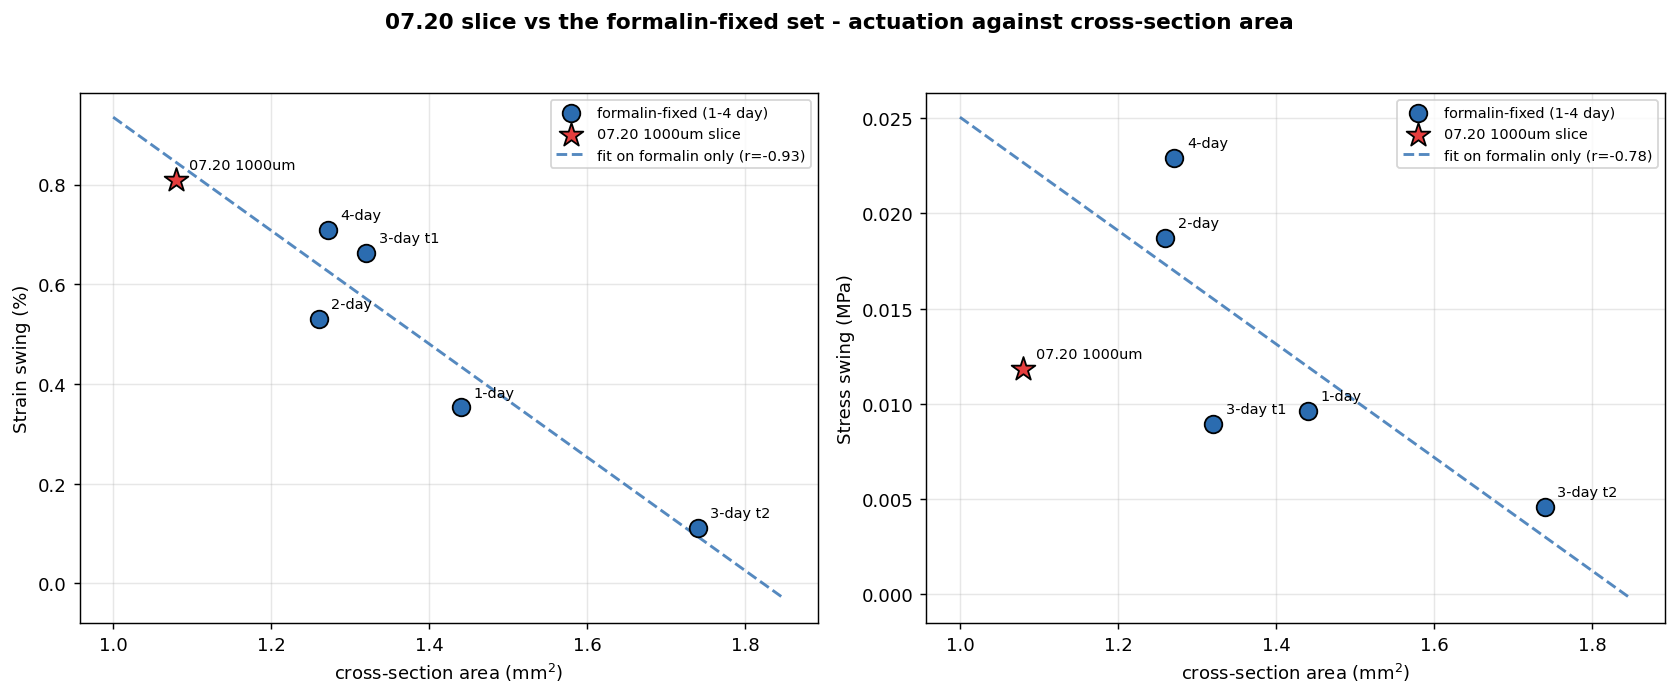

Generate this figure with Python:
"""
Where the 2026-07-20 1000um slice lands against the 1/2/3/4-day formalin-fixed samples.

The formalin set (folder 6.16.26_formalin_fixed_decell_chicken_experiments) found
cross-section AREA to be the dominant correlate of actuation, stronger than fixation
day. That set spans only 1.26-1.74 mm^2. The 07.20 sample measures 1.08 mm^2, so it
extends the tissue area range downward by ~15% and acts as an out-of-sample test of
the area trend rather than another point inside it.

All values are final-cycle swings. NOTE the correction pipelines differ slightly:
the formalin notebooks use a global linear-slippage fit across all three scans, this
07.20 run uses per-cycle creep removal.
"""

import numpy as np
import pandas as pd
import matplotlib.pyplot as plt
from scipy import stats

# formalin set: values read from geometry_correlation.ipynb (executed outputs)
FORMALIN = pd.DataFrame([
    dict(label="1-day",    day=1, L0=7.0,  W=4.0, T=0.360, force_mN=13.8403, disp_mm=0.0247),
    dict(label="2-day",    day=2, L0=9.0,  W=2.8, T=0.450, force_mN=23.5770, disp_mm=0.0477),
    dict(label="3-day t1", day=3, L0=5.0,  W=3.1, T=0.426, force_mN=11.8312, disp_mm=0.0331),
    dict(label="3-day t2", day=3, L0=11.0, W=2.5, T=0.696, force_mN=8.0013,  disp_mm=0.0122),
    dict(label="4-day",    day=4, L0=11.0, W=3.4, T=0.374, force_mN=29.1361, disp_mm=0.0780),
])
NEW = pd.DataFrame([
    dict(label="07.20 1000um", day=np.nan, L0=3.2, W=4.0, T=0.27,
         force_mN=12.7911, disp_mm=0.0259),
])

for df in (FORMALIN, NEW):
    df["area_mm2"] = df["W"] * df["T"]
    df["stress_MPa"] = df["force_mN"] / df["area_mm2"] / 1000.0
    df["strain_pct"] = df["disp_mm"] / df["L0"] * 100.0

cols = ["label", "L0", "W", "T", "area_mm2", "force_mN", "disp_mm", "stress_MPa", "strain_pct"]
allx = pd.concat([FORMALIN, NEW], ignore_index=True)
pd.set_option("display.width", 200, "display.max_columns", 20)
print("=== all samples ===")
print(allx[cols].round(4).to_string(index=False))

print("\n=== area correlations ===")
for resp in ["strain_pct", "stress_MPa", "force_mN", "disp_mm"]:
    r_old = stats.pearsonr(FORMALIN["area_mm2"], FORMALIN[resp])
    r_new = stats.pearsonr(allx["area_mm2"], allx[resp])
    print(f"  {resp:11s} vs area:  formalin-only r={r_old[0]:+.3f} (p={r_old[1]:.3f}, n=5)"
          f"   with 07.20 r={r_new[0]:+.3f} (p={r_new[1]:.3f}, n=6)")

# out-of-sample check: fit on formalin only, predict the new point
print("\n=== out-of-sample prediction (fit on the 5 formalin samples, predict 07.20) ===")
for resp, unit in [("strain_pct", "%"), ("stress_MPa", "MPa")]:
    sl, ic, r, p, se = stats.linregress(FORMALIN["area_mm2"], FORMALIN[resp])
    pred = sl * NEW["area_mm2"].iloc[0] + ic
    obs = NEW[resp].iloc[0]
    print(f"  {resp:11s}: predicted {pred:.4f} {unit}, observed {obs:.4f} {unit} "
          f"({obs/pred:.2f}x predicted)")

# ============================== FIGURE ======================================
plt.rcParams.update({"figure.dpi": 130, "font.size": 10})
fig, axes = plt.subplots(1, 2, figsize=(13, 5.4))

for ax, resp, ylab in [(axes[0], "strain_pct", "Strain swing (%)"),
                       (axes[1], "stress_MPa", "Stress swing (MPa)")]:
    ax.scatter(FORMALIN["area_mm2"], FORMALIN[resp], s=95, color="#2b6cb0",
               ec="k", zorder=4, label="formalin-fixed (1-4 day)")
    ax.scatter(NEW["area_mm2"], NEW[resp], s=190, color="#e53e3e", marker="*",
               ec="k", zorder=5, label="07.20 1000um slice")
    for _, r in pd.concat([FORMALIN, NEW]).iterrows():
        ax.annotate(r["label"], (r["area_mm2"], r[resp]), textcoords="offset points",
                    xytext=(7, 6), fontsize=8)
    sl, ic, rr, pp, se = stats.linregress(FORMALIN["area_mm2"], FORMALIN[resp])
    xs = np.linspace(1.0, 1.85, 50)
    ax.plot(xs, sl * xs + ic, ls="--", color="#2b6cb0", lw=1.6, alpha=0.8,
            label=f"fit on formalin only (r={rr:+.2f})")
    ax.set_xlabel("cross-section area (mm$^2$)")
    ax.set_ylabel(ylab)
    ax.grid(alpha=0.3)
    ax.legend(fontsize=8)

fig.suptitle("07.20 slice vs the formalin-fixed set - actuation against cross-section area",
             fontweight="bold")
fig.tight_layout(rect=[0, 0, 1, 0.95])
fig.savefig("cv_20260720_vs_formalin_geometry.png", bbox_inches="tight")
print("\nsaved cv_20260720_vs_formalin_geometry.png")
